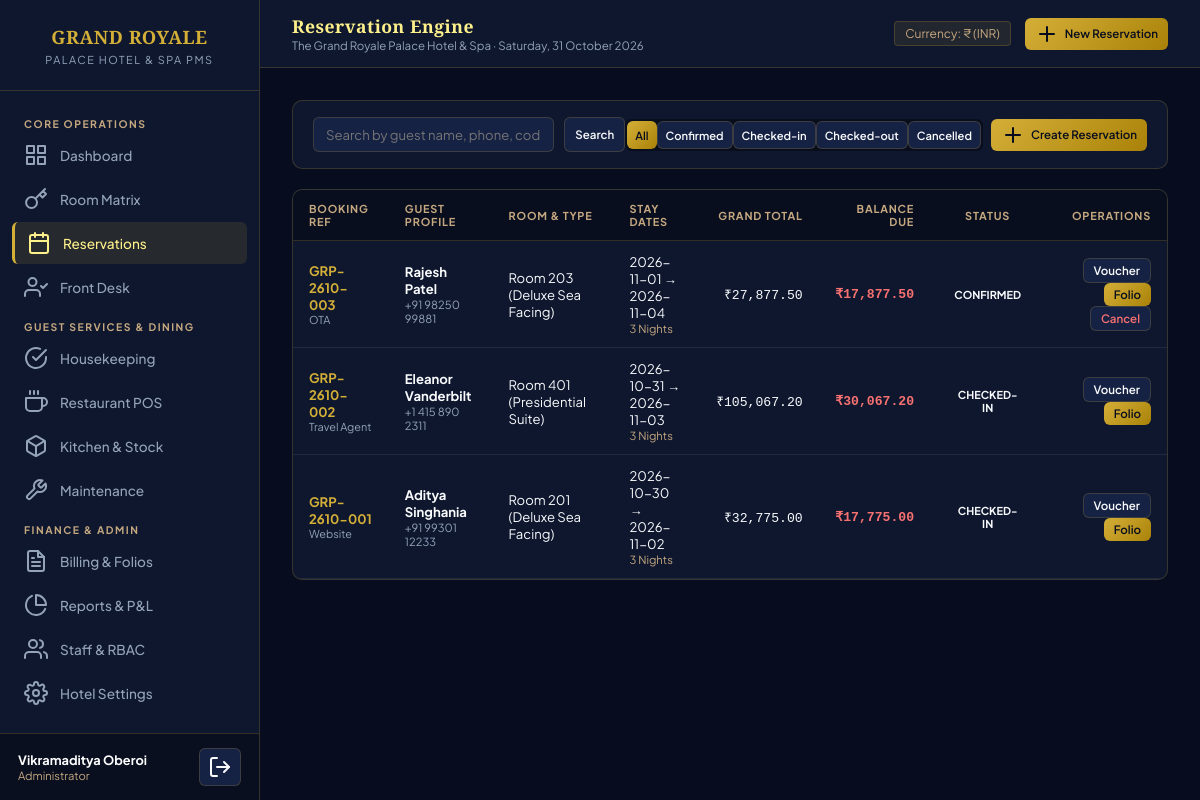
The page /bookings.php (signed in) on the database its author committed.
### tables this page shows
CREATE TABLE `hotel_settings` (
  `id` INT PRIMARY KEY DEFAULT 1,
  `name` VARCHAR(200) NOT NULL DEFAULT 'The Grand Royale Palace Hotel & Spa',
  `tagline` VARCHAR(255) DEFAULT 'A Sanctuary of Refined Elegance & Heritage Hospitality',
  `email` VARCHAR(150) DEFAULT 'concierge@grandroyalepalace.com',
  `phone` VARCHAR(50) DEFAULT '+91 22 2847 9000',
  `address` TEXT DEFAULT NULL,
  `city` VARCHAR(100) DEFAULT 'Mumbai',
  `state` VARCHAR(100) DEFAULT 'Maharashtra',
  `country` VARCHAR(100) DEFAULT 'India',
  `pin_code` VARCHAR(20) DEFAULT '400021',
  `gstin` VARCHAR(30) DEFAULT '27AAAAA0000A1Z5',
  `currency_symbol` VARCHAR(10) DEFAULT '₹',
  `currency_code` VARCHAR(10) DEFAULT 'INR',
  `tax_rate` DECIMAL(5,2) DEFAULT 18.00,
  `service_charge_rate` DECIMAL(5,2) DEFAULT 5.00,
  `check_in_time` VARCHAR(20) DEFAULT '14:00',
  `check_out_time` VARCHAR(20) DEFAULT '11:00'
);

CREATE TABLE `bookings` (
  `id` INT AUTO_INCREMENT PRIMARY KEY,
  `booking_code` VARCHAR(50) NOT NULL UNIQUE,
  `guest_id` INT NOT NULL,
  `room_id` INT NOT NULL,
  `check_in_date` DATE NOT NULL,
  `check_out_date` DATE NOT NULL,
  `adults` INT NOT NULL DEFAULT 1,
  `children` INT NOT NULL DEFAULT 0,
  `nightly_rate` DECIMAL(10,2) NOT NULL,
  `total_nights` INT NOT NULL,
  `room_subtotal` DECIMAL(10,2) NOT NULL,
  `booking_source` ENUM('Walk-in', 'Website', 'Phone', 'Travel Agent', 'OTA') DEFAULT 'Walk-in',
  `status` ENUM('Pending', 'Confirmed', 'Checked-in', 'Checked-out', 'Cancelled', 'No-show') DEFAULT 'Confirmed',
  `actual_check_in` DATETIME DEFAULT NULL,
  `actual_check_out` DATETIME DEFAULT NULL,
  `special_requests` TEXT DEFAULT NULL,
  `created_at` TIMESTAMP DEFAULT CURRENT_TIMESTAMP,
  FOREIGN KEY (`guest_id`) REFERENCES `guests`(`id`) ON DELETE RESTRICT,
  FOREIGN KEY (`room_id`) REFERENCES `rooms`(`id`) ON DELETE RESTRICT
);

CREATE TABLE `guests` (
  `id` INT AUTO_INCREMENT PRIMARY KEY,
  `first_name` VARCHAR(100) NOT NULL,
  `last_name` VARCHAR(100) NOT NULL,
  `email` VARCHAR(150) NOT NULL,
  `phone` VARCHAR(50) NOT NULL,
  `id_type` ENUM('Aadhaar', 'Passport', 'Driving License', 'National ID') DEFAULT 'Aadhaar',
  `id_number` VARCHAR(100) DEFAULT NULL,
  `address` TEXT DEFAULT NULL,
  `city` VARCHAR(100) DEFAULT 'Mumbai',
  `country` VARCHAR(100) DEFAULT 'India',
  `vip_status` TINYINT(1) DEFAULT 0,
  `created_at` TIMESTAMP DEFAULT CURRENT_TIMESTAMP
);

CREATE TABLE `rooms` (
  `id` INT AUTO_INCREMENT PRIMARY KEY,
  `room_number` VARCHAR(30) NOT NULL UNIQUE,
  `floor` INT NOT NULL DEFAULT 1,
  `room_type_id` INT NOT NULL,
  `bed_type` VARCHAR(50) NOT NULL DEFAULT 'King',
  `has_ac` TINYINT(1) NOT NULL DEFAULT 1,
  `status` ENUM('Available', 'Occupied', 'Reserved', 'Dirty', 'Cleaning', 'Clean', 'Maintenance') NOT NULL DEFAULT 'Available',
  `cleaning_status` ENUM('Ready', 'Clean', 'Dirty', 'Cleaning in Progress', 'Inspected') NOT NULL DEFAULT 'Clean',
  `notes` TEXT DEFAULT NULL,
  FOREIGN KEY (`room_type_id`) REFERENCES `room_types`(`id`) ON DELETE RESTRICT
);

CREATE TABLE `room_types` (
  `id` INT AUTO_INCREMENT PRIMARY KEY,
  `name` VARCHAR(100) NOT NULL UNIQUE,
  `base_rate` DECIMAL(10,2) NOT NULL DEFAULT 0.00,
  `capacity_adults` INT NOT NULL DEFAULT 2,
  `capacity_children` INT NOT NULL DEFAULT 1,
  `bed_type` VARCHAR(50) DEFAULT 'King',
  `amenities` TEXT DEFAULT NULL,
  `description` TEXT DEFAULT NULL
);

CREATE TABLE `folios` (
  `id` INT AUTO_INCREMENT PRIMARY KEY,
  `booking_id` INT NOT NULL UNIQUE,
  `room_charge` DECIMAL(10,2) NOT NULL DEFAULT 0.00,
  `food_charge` DECIMAL(10,2) NOT NULL DEFAULT 0.00,
  `laundry_charge` DECIMAL(10,2) NOT NULL DEFAULT 0.00,
  `service_charge` DECIMAL(10,2) NOT NULL DEFAULT 0.00,
  `tax_amount` DECIMAL(10,2) NOT NULL DEFAULT 0.00,
  `discount_amount` DECIMAL(10,2) NOT NULL DEFAULT 0.00,
  `total_amount` DECIMAL(10,2) NOT NULL DEFAULT 0.00,
  `paid_amount` DECIMAL(10,2) NOT NULL DEFAULT 0.00,
  `balance_amount` DECIMAL(10,2) NOT NULL DEFAULT 0.00,
  `payment_status` ENUM('Unpaid', 'Partially Paid', 'Settled') DEFAULT 'Unpaid',
  FOREIGN KEY (`booking_id`) REFERENCES `bookings`(`id`) ON DELETE CASCADE
);

### config/db.php (called while the page is built, shortened)
<?php
function getHotelSettings($pdo) {
    $stmt = $pdo->query("SELECT * FROM hotel_settings WHERE id = 1");
    $settings = $stmt->fetch();
    return $settings;
}

### bookings.php (the view, shortened to what this page needs)
<?php
$pageTitle = 'Reservation Engine';
require_once __DIR__ . '/includes/header.php';
$search = trim($_GET['search'] ?? '');
$statusFilter = $_GET['status'] ?? 'all';
$sql = "
  SELECT b.*, g.first_name, g.last_name, g.phone, g.email as guest_email,
         r.room_number, rt.name as room_type, f.id as folio_id, f.total_amount, f.paid_amount, f.balance_amount
  FROM bookings b
  JOIN guests g ON b.guest_id = g.id
  JOIN rooms r ON b.room_id = r.id
  JOIN room_types rt ON r.room_type_id = rt.id
  LEFT JOIN folios f ON f.booking_id = b.id
  WHERE 1=1
";
$params = [];
$sql .= " ORDER BY b.id DESC";
$stmt = $pdo->prepare($sql);
$stmt->execute($params);
$bookingsList = $stmt->fetchAll();
?>
<div class="panel-header" style="background:var(--bg-surface);border:1px solid var(--border-color);border-radius:10px;margin-bottom:20px;">
  <form method="GET" action="bookings.php" style="display:flex;gap:10px;flex:1;max-width:500px;">
    <input type="text" name="search" class="form-control" placeholder="Search by guest name, phone, code or room..." value="<?= htmlspecialchars($search) ?>">
    <button type="submit" class="btn btn-secondary btn-sm">Search</button>
  </form>
  <div style="display:flex;gap:8px;">
    <div style="display:flex;background:rgba(0,0,0,0.4);border-radius:6px;padding:2px;">
      <?php foreach (['all', 'Confirmed', 'Checked-in', 'Checked-out', 'Cancelled'] as $st): ?>
        <a href="bookings.php?status=<?= $st ?>&search=<?= urlencode($search) ?>" class="btn <?= $statusFilter == $st ? 'btn-primary' : 'btn-secondary' ?> btn-sm" style="font-size:0.7rem;padding:3px 8px;">
          <?= $st === 'all' ? 'All' : $st ?>
        </a>
      <?php endforeach; ?>
    </div>
    <button onclick="openModal('newBookingModal')" class="btn btn-primary btn-sm">
      <i data-feather="plus"></i> Create Reservation
    </button>
  </div>
</div>
<div class="table-panel">
  <table class="pms-table">
    <thead>
      <tr>
        <th>Booking Ref</th>
        <th>Guest Profile</th>
        <th>Room & Type</th>
        <th>Stay Dates</th>
        <th style="text-align:right;">Grand Total</th>
        <th style="text-align:right;">Balance Due</th>
        <th style="text-align:center;">Status</th>
        <th style="text-align:right;">Operations</th>
      </tr>
    </thead>
    <tbody>
      <?php foreach ($bookingsList as $b): ?>
        <tr>
          <td>
            <strong style="color:var(--gold-primary);"><?= htmlspecialchars($b['booking_code']) ?></strong>
            <div style="font-size:0.68rem;color:var(--text-muted);"><?= $b['booking_source'] ?></div>
          </td>
          <td>
            <strong><?= htmlspecialchars($b['first_name'] . ' ' . $b['last_name']) ?></strong>
            <div style="font-size:0.7rem;color:var(--text-muted);"><?= htmlspecialchars($b['phone']) ?></div>
          </td>
          <td>Room <?= htmlspecialchars($b['room_number']) ?> (<?= htmlspecialchars($b['room_type']) ?>)</td>
          <td>
            <?= $b['check_in_date'] ?> → <?= $b['check_out_date'] ?>
            <div style="font-size:0.7rem;color:var(--gold-accent);"><?= $b['total_nights'] ?> Nights</div>
          </td>
          <td style="text-align:right; font-family:monospace;"><?= $settings['currency_symbol'] ?><?= number_format($b['total_amount'], 2) ?></td>
          <td style="text-align:right; font-family:monospace; font-weight:700; color:<?= $b['balance_amount'] > 1 ? '#f87171' : '#34d399' ?>;">
            <?= $settings['currency_symbol'] ?><?= number_format($b['balance_amount'], 2) ?>
          </td>
          <td style="text-align:center;">
            <span class="badge badge-<?= $b['status'] ?>"><?= $b['status'] ?></span>
          </td>
          <td style="text-align:right;">
            <a href="voucher.php?id=<?= $b['id'] ?>" target="_blank" class="btn btn-secondary btn-sm" title="Print Reservation Voucher">Voucher</a>
            <?php if ($b['folio_id']): ?>
              <a href="invoice.php?id=<?= $b['folio_id'] ?>" target="_blank" class="btn btn-primary btn-sm" title="Print Master Tax Invoice">Folio</a>
            <?php endif; ?>
            <?php if ($b['status'] === 'Confirmed'): ?>
              <a href="bookings.php?cancel_id=<?= $b['id'] ?>" class="btn btn-secondary btn-sm" onclick="return confirm('Cancel reservation <?= $b['booking_code'] ?>?')" style="color:#f87171;">Cancel</a>
            <?php endif; ?>
          </td>
        </tr>
      <?php endforeach; ?>
    </tbody>
  </table>
</div>
<?php require_once __DIR__ . '/includes/footer.php'; ?>

### includes/header.php (shortened to what this page needs)
<?php
require_once __DIR__ . '/../config/db.php';
$settings = getHotelSettings($pdo);
?>
<!DOCTYPE html>
<html lang="en">
<head>
  <link rel="stylesheet" href="assets/css/style.css">
</head>
<body>
<div class="app-container">
  <?php include __DIR__ . '/sidebar.php'; ?>
  <div class="main-wrapper">
    <header class="top-bar no-print">
      <div>
        <h2 style="font-size: 1.1rem; font-weight: 700; color: var(--gold-light);"><?= htmlspecialchars($pageTitle) ?></h2>
        <p style="font-size: 0.72rem; color: var(--text-muted);"><?= htmlspecialchars($settings['name']) ?> · <?= date('l, d F Y') ?></p>
      </div>
      <div style="display: flex; align-items: center; gap: 14px;">
        <span style="font-size: 0.75rem; color: var(--gold-accent); background: rgba(212,175,55,0.1); padding: 4px 10px; border-radius: 4px; border: 1px solid var(--border-color);">
          Currency: <?= htmlspecialchars($settings['currency_symbol']) ?> (<?= htmlspecialchars($settings['currency_code']) ?>)
        </span>
        <a href="bookings.php?action=new" class="btn btn-primary btn-sm">
          <i data-feather="plus"></i> New Reservation
        </a>
      </div>
    </header>
    <main class="content-body">

### assets/css/style.css (style rules this page uses)
:root { --bg-main: #070d1e; --bg-surface: #0e172e; --bg-surface-elevated: #162244; --gold-primary: #d4af37; --gold-accent: #c5a880; --gold-light: #fef08a; --gold-gradient: linear-gradient(135deg, #d4af37 0%, #aa820a 100%); --text-main: #f8fafc; --text-muted: #94a3b8; --border-color: rgba(212, 175, 55, 0.2); --border-subtle: rgba(255, 255, 255, 0.08); --status-available: #10b981; --status-occupied: #3b82f6; --status-reserved: #f59e0b; --status-dirty: #ef4444; --status-cleaning: #8b5cf6; --status-ready: #059669; --status-maintenance: #64748b; --sidebar-width: 260px; }
* { margin: 0; padding: 0; box-sizing: border-box; font-family: 'Plus Jakarta Sans', sans-serif; }
body { background-color: var(--bg-main); color: var(--text-main); min-height: 100vh; }
h1, h2, h3, .hotel-serif { font-family: 'Cinzel', serif; letter-spacing: 0.5px; }
.app-container { display: flex; min-height: 100vh; }
.main-wrapper { margin-left: var(--sidebar-width); flex: 1; display: flex; flex-direction: column; min-height: 100vh; }
.top-bar { height: 68px; background: var(--bg-surface); border-bottom: 1px solid var(--border-color); display: flex; align-items: center; justify-content: space-between; padding: 0 32px; position: sticky; top: 0; z-index: 90; }
.content-body { padding: 32px; flex: 1; }
.table-panel { background: var(--bg-surface); border: 1px solid var(--border-color); border-radius: 10px; overflow: hidden; margin-top: 20px; }
.panel-header { padding: 16px 20px; border-bottom: 1px solid var(--border-color); display: flex; justify-content: space-between; align-items: center; }
table.pms-table { width: 100%; border-collapse: collapse; text-align: left; font-size: 0.82rem; }
table.pms-table th { background: rgba(6, 11, 23, 0.7); color: var(--gold-accent); padding: 12px 16px; text-transform: uppercase; font-size: 0.68rem; letter-spacing: 0.8px; border-bottom: 1px solid var(--border-color); }
table.pms-table td { padding: 12px 16px; border-bottom: 1px solid var(--border-subtle); color: var(--text-main); }
.badge { display: inline-block; padding: 3px 8px; border-radius: 4px; font-size: 0.68rem; font-weight: 700; text-transform: uppercase; }
.btn { padding: 8px 16px; border-radius: 6px; font-size: 0.8rem; font-weight: 600; cursor: pointer; border: none; display: inline-flex; align-items: center; gap: 6px; text-decoration: none; transition: all 0.2s; }
.btn-primary { background: var(--gold-gradient); color: #070d1e; }
.btn-secondary { background: var(--bg-surface-elevated); border: 1px solid var(--border-color); color: var(--text-main); }
.btn-sm { padding: 4px 10px; font-size: 0.72rem; }
.form-control { width: 100%; background: var(--bg-surface-elevated); border: 1px solid var(--border-color); border-radius: 6px; color: var(--text-main); padding: 8px 12px; font-size: 0.82rem; outline: none; }

### rows shown on the page
hotel_settings: name "The Grand Royale Palace Hotel & Spa", currency_symbol "₹", currency_code "INR"
bookings: booking_code "GRP-2610-003", booking_source "OTA", guest.last_name "Rajesh Patel", guest.phone "+91 98250 99881", room.room_number "203", room_types.name "Deluxe Sea Facing", check_in_date "2026-11-01", check_out_date "2026-11-04", total_nights "3", folios.total_amount "27,877.50", folios.balance_amount "17,877.50", status "CONFIRMED"
bookings: booking_code "GRP-2610-002", booking_source "Travel Agent", guest.last_name "Eleanor Vanderbilt", guest.phone "+1 415 890 2311", room.room_number "401", room_types.name "Presidential Suite", check_in_date "2026-10-31", check_out_date "2026-11-03", total_nights "3", folios.total_amount "105,067.20", folios.balance_amount "30,067.20", status "CHECKED-IN"
bookings: booking_code "GRP-2610-001", booking_source "Website", guest.last_name "Aditya Singhania", guest.phone "+91 99301 12233", room.room_number "201", room_types.name "Deluxe Sea Facing", check_in_date "2026-10-30", check_out_date "2026-11-02", total_nights "3", folios.total_amount "32,775.00", folios.balance_amount "17,775.00", status "CHECKED-IN"

### other values the page prints
$user['name'] "Vikramaditya Oberoi"
$user['role'] "Administrator"
$pageTitle "Reservation Engine"
$st "Confirmed"
$st "Checked-in"
$st "Checked-out"
$st "Cancelled"
